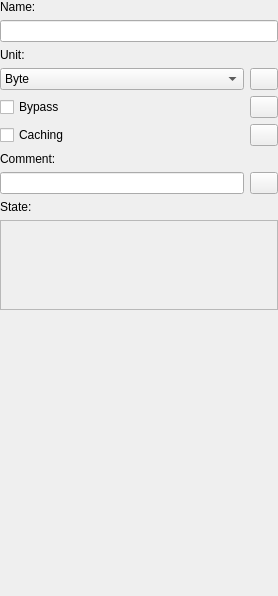
<?xml version="1.0" encoding="UTF-8"?>
<ui version="4.0">
 <class>FormSizeNode</class>
 <widget class="QWidget" name="FormSizeNode">
  <property name="geometry">
   <rect>
    <x>0</x>
    <y>0</y>
    <width>278</width>
    <height>596</height>
   </rect>
  </property>
  <property name="windowTitle">
   <string>Form</string>
  </property>
  <layout class="QVBoxLayout" name="verticalLayout">
   <property name="leftMargin">
    <number>0</number>
   </property>
   <property name="topMargin">
    <number>0</number>
   </property>
   <property name="rightMargin">
    <number>0</number>
   </property>
   <property name="bottomMargin">
    <number>0</number>
   </property>
   <item>
    <widget class="QLabel" name="labelName_">
     <property name="text">
      <string>Name:</string>
     </property>
    </widget>
   </item>
   <item>
    <widget class="QLineEdit" name="lineEditName_">
     <property name="maxLength">
      <number>32</number>
     </property>
    </widget>
   </item>
   <item>
    <widget class="QLabel" name="labelUnit_">
     <property name="text">
      <string>Unit:</string>
     </property>
    </widget>
   </item>
   <item>
    <layout class="QHBoxLayout" name="horizontalLayout_5">
     <item>
      <widget class="QComboBox" name="comboBoxUnit_">
       <item>
        <property name="text">
         <string>Byte</string>
        </property>
       </item>
       <item>
        <property name="text">
         <string>Kilobyte</string>
        </property>
       </item>
       <item>
        <property name="text">
         <string>Megabyte</string>
        </property>
       </item>
      </widget>
     </item>
     <item>
      <widget class="QPushButton" name="pushBtnResetUnit_">
       <property name="enabled">
        <bool>true</bool>
       </property>
       <property name="minimumSize">
        <size>
         <width>28</width>
         <height>22</height>
        </size>
       </property>
       <property name="maximumSize">
        <size>
         <width>28</width>
         <height>22</height>
        </size>
       </property>
       <property name="toolTip">
        <string>Reset value</string>
       </property>
       <property name="text">
        <string/>
       </property>
       <property name="icon">
        <iconset resource="res.qrc">
         <normaloff>:/res_images/images/reset_value.png</normaloff>:/res_images/images/reset_value.png</iconset>
       </property>
      </widget>
     </item>
    </layout>
   </item>
   <item>
    <layout class="QHBoxLayout" name="horizontalLayout_6">
     <item>
      <widget class="QCheckBox" name="checkBoxBypass_">
       <property name="text">
        <string>Bypass</string>
       </property>
      </widget>
     </item>
     <item>
      <widget class="QPushButton" name="pushBtnResetBypass_">
       <property name="enabled">
        <bool>true</bool>
       </property>
       <property name="minimumSize">
        <size>
         <width>28</width>
         <height>22</height>
        </size>
       </property>
       <property name="maximumSize">
        <size>
         <width>28</width>
         <height>22</height>
        </size>
       </property>
       <property name="toolTip">
        <string>Reset value</string>
       </property>
       <property name="text">
        <string/>
       </property>
       <property name="icon">
        <iconset resource="res.qrc">
         <normaloff>:/res_images/images/reset_value.png</normaloff>:/res_images/images/reset_value.png</iconset>
       </property>
      </widget>
     </item>
    </layout>
   </item>
   <item>
    <layout class="QHBoxLayout" name="horizontalLayout_7">
     <item>
      <widget class="QCheckBox" name="checkBoxCaching_">
       <property name="text">
        <string>Caching</string>
       </property>
      </widget>
     </item>
     <item>
      <widget class="QPushButton" name="pushBtnResetCaching_">
       <property name="enabled">
        <bool>true</bool>
       </property>
       <property name="minimumSize">
        <size>
         <width>28</width>
         <height>22</height>
        </size>
       </property>
       <property name="maximumSize">
        <size>
         <width>28</width>
         <height>22</height>
        </size>
       </property>
       <property name="toolTip">
        <string>Reset value</string>
       </property>
       <property name="text">
        <string/>
       </property>
       <property name="icon">
        <iconset resource="res.qrc">
         <normaloff>:/res_images/images/reset_value.png</normaloff>:/res_images/images/reset_value.png</iconset>
       </property>
      </widget>
     </item>
    </layout>
   </item>
   <item>
    <widget class="QLabel" name="labelComment_">
     <property name="text">
      <string>Comment:</string>
     </property>
    </widget>
   </item>
   <item>
    <layout class="QHBoxLayout" name="horizontalLayout_8">
     <item>
      <widget class="QLineEdit" name="lineEditComment_">
       <property name="maxLength">
        <number>64</number>
       </property>
      </widget>
     </item>
     <item>
      <widget class="QPushButton" name="pushBtnResetComment_">
       <property name="enabled">
        <bool>true</bool>
       </property>
       <property name="minimumSize">
        <size>
         <width>28</width>
         <height>22</height>
        </size>
       </property>
       <property name="maximumSize">
        <size>
         <width>28</width>
         <height>22</height>
        </size>
       </property>
       <property name="toolTip">
        <string>Reset value</string>
       </property>
       <property name="text">
        <string/>
       </property>
       <property name="icon">
        <iconset resource="res.qrc">
         <normaloff>:/res_images/images/reset_value.png</normaloff>:/res_images/images/reset_value.png</iconset>
       </property>
      </widget>
     </item>
    </layout>
   </item>
   <item>
    <widget class="QLabel" name="labelState_">
     <property name="text">
      <string>State:</string>
     </property>
    </widget>
   </item>
   <item>
    <widget class="QPlainTextEdit" name="plainTextEditState_">
     <property name="minimumSize">
      <size>
       <width>0</width>
       <height>90</height>
      </size>
     </property>
     <property name="maximumSize">
      <size>
       <width>16777215</width>
       <height>90</height>
      </size>
     </property>
     <property name="palette">
      <palette>
       <active>
        <colorrole role="Base">
         <brush brushstyle="SolidPattern">
          <color alpha="0">
           <red>255</red>
           <green>255</green>
           <blue>255</blue>
          </color>
         </brush>
        </colorrole>
       </active>
       <inactive>
        <colorrole role="Base">
         <brush brushstyle="SolidPattern">
          <color alpha="0">
           <red>255</red>
           <green>255</green>
           <blue>255</blue>
          </color>
         </brush>
        </colorrole>
       </inactive>
       <disabled/>
      </palette>
     </property>
     <property name="readOnly">
      <bool>true</bool>
     </property>
    </widget>
   </item>
   <item>
    <spacer name="verticalSpacer">
     <property name="orientation">
      <enum>Qt::Vertical</enum>
     </property>
     <property name="sizeHint" stdset="0">
      <size>
       <width>20</width>
       <height>261</height>
      </size>
     </property>
    </spacer>
   </item>
  </layout>
 </widget>
 <resources>
  <include location="res.qrc"/>
 </resources>
 <connections/>
</ui>
